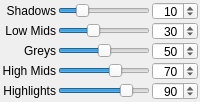
          <widget class="QWidget" name="5ToneTab">
        <attribute name="title">
          <string>5 Tone Narrow Curve</string>
        </attribute>

        <layout class="QGridLayout" name="gridLayout5curves">
          <property name="spacing">
            <number>2</number>
          </property>
          <property name="topMargin">
            <number>2</number>
          </property>
          <property name="leftMargin">
            <number>2</number>
          </property>
          <property name="rightMargin">
            <number>2</number>
          </property>
          <property name="bottomMargin">
            <number>2</number>
          </property>

          <!-- 5 shadows label -->
          <item row="0" column="0">
            <widget class="QLabel" name="bez_shadows_label">
              <property name="text">
                <string>Shadows</string>
              </property>
              <property name="alignment">
                <set>Qt::AlignRight|Qt::AlignTrailing|Qt::AlignVCenter</set>
              </property>
              <property name="wordWrap">
                <bool>false</bool>
              </property>
            </widget>
          </item>

          <!-- 5 shadows slider -->
          <item row="0" column="1">
            <widget class="QSlider" name="bez_shadows_slider">
              <property name="styleSheet">
                <string notr="true">QSlider::groove:horizontal {border-image: url(:/img/slider_5-1.png)0 18 0 18;}</string>
              </property>
              <property name="sizePolicy">
                <sizepolicy hsizetype="Preferred" vsizetype="Fixed">
                  <horstretch>1</horstretch>
                  <verstretch>0</verstretch>
                </sizepolicy>
              </property>
              <property name="minimumSize">
                <size>
                  <width>0</width>
                  <height>0</height>
                </size>
              </property>
              <property name="maximumSize">
                <size>
                  <width>32767</width>
                  <height>18</height>
                </size>
              </property>
              <property name="minimum">
                <number>-20</number>
              </property>
              <property name="maximum">
                <number>120</number>
              </property>
              <property name="value">
                <number>10</number>
              </property>
              <property name="singleStep">
                <number>1</number>
              </property>
              <property name="pageStep">
                <number>10</number>
              </property>
              <property name="orientation">
                <enum>Qt::Horizontal</enum>
              </property>
            </widget>
          </item>

          <!-- 5 shadows edit -->
          <item row="0" column="2">
            <widget class="QSpinBox" name="bez_shadows_edit">
              <property name="sizePolicy" >
                <sizepolicy vsizetype="Preferred" hsizetype="Preferred" >
                  <horstretch>1</horstretch>
                  <verstretch>0</verstretch>
                </sizepolicy>
              </property>
              <property name="minimumSize" >
                <size>
                  <width>46</width>
                  <height>18</height>
                </size>
              </property>
              <property name="maximumSize" >
                <size>
                  <width>46</width>
                  <height>18</height>
                </size>
              </property>
              <property name="minimum" >
                <number>-20</number>
              </property>
              <property name="maximum" >
                <number>120</number>
              </property>
              <property name="value" >
                <number>10</number>
              </property>
              <property name="alignment" >
                <set>Qt::AlignRight|Qt::AlignTrailing|Qt::AlignVCenter</set>
              </property>
            </widget>
          </item>

          <!-- 5 lowmids label -->
          <item row="1" column="0">
            <widget class="QLabel" name="bez_lowmids_label">
              <property name="text">
                <string>Low Mids</string>
              </property>
              <property name="alignment">
                <set>Qt::AlignRight|Qt::AlignTrailing|Qt::AlignVCenter</set>
              </property>
              <property name="wordWrap">
                <bool>false</bool>
              </property>
            </widget>
          </item>

          <!-- 5 lowmids slider -->
          <item row="1" column="1">
            <widget class="QSlider" name="bez_lowmids_slider">
              <property name="styleSheet">
                <string notr="true">QSlider::groove:horizontal {border-image: url(:/img/slider_5-2.png)0 18 0 18;}</string>
              </property>
              <property name="sizePolicy">
                <sizepolicy hsizetype="Preferred" vsizetype="Fixed">
                  <horstretch>1</horstretch>
                  <verstretch>0</verstretch>
                </sizepolicy>
              </property>
              <property name="minimumSize">
                <size>
                  <width>0</width>
                  <height>0</height>
                </size>
              </property>
              <property name="maximumSize">
                <size>
                  <width>32767</width>
                  <height>18</height>
                </size>
              </property>
              <property name="minimum">
                <number>-20</number>
              </property>
              <property name="maximum">
                <number>120</number>
              </property>
              <property name="value">
                <number>30</number>
              </property>
              <property name="singleStep">
                <number>1</number>
              </property>
              <property name="pageStep">
                <number>10</number>
              </property>
              <property name="orientation">
                <enum>Qt::Horizontal</enum>
              </property>
            </widget>
          </item>

          <!-- 5 lowmids edit -->
          <item row="1" column="2">
            <widget class="QSpinBox" name="bez_lowmids_edit">
              <property name="sizePolicy" >
                <sizepolicy vsizetype="Preferred" hsizetype="Preferred" >
                  <horstretch>1</horstretch>
                  <verstretch>0</verstretch>
                </sizepolicy>
              </property>
              <property name="minimumSize" >
                <size>
                  <width>46</width>
                  <height>18</height>
                </size>
              </property>
              <property name="maximumSize" >
                <size>
                  <width>46</width>
                  <height>18</height>
                </size>
              </property>
              <property name="minimum" >
                <number>-20</number>
              </property>
              <property name="maximum" >
                <number>120</number>
              </property>
              <property name="value" >
                <number>30</number>
              </property>
              <property name="alignment" >
                <set>Qt::AlignRight|Qt::AlignTrailing|Qt::AlignVCenter</set>
              </property>
            </widget>
          </item>

          <!-- 5 greys label -->
          <item row="2" column="0">
            <widget class="QLabel" name="bez_greys_label">
              <property name="text">
                <string>Greys</string>
              </property>
              <property name="alignment">
                <set>Qt::AlignRight|Qt::AlignTrailing|Qt::AlignVCenter</set>
              </property>
              <property name="wordWrap">
                <bool>false</bool>
              </property>
            </widget>
          </item>

          <!-- 5 greys slider -->
          <item row="2" column="1">
            <widget class="QSlider" name="bez_greys_slider">
              <property name="styleSheet">
                <string notr="true">QSlider::groove:horizontal {border-image: url(:/img/slider_5-3.png)0 18 0 18;}</string>
              </property>
              <property name="sizePolicy">
                <sizepolicy hsizetype="Preferred" vsizetype="Fixed">
                  <horstretch>1</horstretch>
                  <verstretch>0</verstretch>
                </sizepolicy>
              </property>
              <property name="minimumSize">
                <size>
                  <width>0</width>
                  <height>0</height>
                </size>
              </property>
              <property name="maximumSize">
                <size>
                  <width>32767</width>
                  <height>18</height>
                </size>
              </property>
              <property name="minimum">
                <number>-20</number>
              </property>
              <property name="maximum">
                <number>120</number>
              </property>
              <property name="value">
                <number>50</number>
              </property>
              <property name="singleStep">
                <number>1</number>
              </property>
              <property name="pageStep">
                <number>10</number>
              </property>
              <property name="orientation">
                <enum>Qt::Horizontal</enum>
              </property>
            </widget>
          </item>

          <!-- 5 greys edit -->
          <item row="2" column="2">
            <widget class="QSpinBox" name="bez_greys_edit">
              <property name="sizePolicy" >
                <sizepolicy vsizetype="Preferred" hsizetype="Preferred" >
                  <horstretch>1</horstretch>
                  <verstretch>0</verstretch>
                </sizepolicy>
              </property>
              <property name="minimumSize" >
                <size>
                  <width>46</width>
                  <height>18</height>
                </size>
              </property>
              <property name="maximumSize" >
                <size>
                  <width>46</width>
                  <height>18</height>
                </size>
              </property>
              <property name="minimum" >
                <number>-20</number>
              </property>
              <property name="maximum" >
                <number>120</number>
              </property>
              <property name="value" >
                <number>50</number>
              </property>
              <property name="alignment" >
                <set>Qt::AlignRight|Qt::AlignTrailing|Qt::AlignVCenter</set>
              </property>
            </widget>
          </item>

          <!-- 5 highmids label -->
          <item row="3" column="0">
            <widget class="QLabel" name="bez_highmids_label">
              <property name="text">
                <string>High Mids</string>
              </property>
              <property name="alignment">
                <set>Qt::AlignRight|Qt::AlignTrailing|Qt::AlignVCenter</set>
              </property>
              <property name="wordWrap">
                <bool>false</bool>
              </property>
            </widget>
          </item>

          <!-- 5 highmids slider -->
          <item row="3" column="1">
            <widget class="QSlider" name="bez_highmids_slider">
              <property name="styleSheet">
                <string notr="true">QSlider::groove:horizontal {border-image: url(:/img/slider_5-4.png)0 18 0 18;}</string>
              </property>
              <property name="sizePolicy">
                <sizepolicy hsizetype="Preferred" vsizetype="Fixed">
                  <horstretch>1</horstretch>
                  <verstretch>0</verstretch>
                </sizepolicy>
              </property>
              <property name="minimumSize">
                <size>
                  <width>0</width>
                  <height>0</height>
                </size>
              </property>
              <property name="maximumSize">
                <size>
                  <width>32767</width>
                  <height>18</height>
                </size>
              </property>
              <property name="minimum">
                <number>-20</number>
              </property>
              <property name="maximum">
                <number>120</number>
              </property>
              <property name="value">
                <number>70</number>
              </property>
              <property name="singleStep">
                <number>1</number>
              </property>
              <property name="pageStep">
                <number>10</number>
              </property>
              <property name="orientation">
                <enum>Qt::Horizontal</enum>
              </property>
            </widget>
          </item>

          <!-- 5 highmids edit -->
          <item row="3" column="2">
            <widget class="QSpinBox" name="bez_highmids_edit">
              <property name="sizePolicy" >
                <sizepolicy vsizetype="Preferred" hsizetype="Preferred" >
                  <horstretch>1</horstretch>
                  <verstretch>0</verstretch>
                </sizepolicy>
              </property>
              <property name="minimumSize" >
                <size>
                  <width>46</width>
                  <height>18</height>
                </size>
              </property>
              <property name="maximumSize" >
                <size>
                  <width>46</width>
                  <height>18</height>
                </size>
              </property>
              <property name="minimum" >
                <number>-20</number>
              </property>
              <property name="maximum" >
                <number>120</number>
              </property>
              <property name="value" >
                <number>70</number>
              </property>
              <property name="alignment" >
                <set>Qt::AlignRight|Qt::AlignTrailing|Qt::AlignVCenter</set>
              </property>
            </widget>
          </item>

          <!-- 5 highlights label -->
          <item row="4" column="0">
            <widget class="QLabel" name="bez_highlights_label">
              <property name="text">
                <string>Highlights</string>
              </property>
              <property name="alignment">
                <set>Qt::AlignRight|Qt::AlignTrailing|Qt::AlignVCenter</set>
              </property>
              <property name="wordWrap">
                <bool>false</bool>
              </property>
            </widget>
          </item>

          <!-- 5 highlights slider -->
          <item row="4" column="1">
            <widget class="QSlider" name="bez_highlights_slider">
              <property name="styleSheet">
                <string notr="true">QSlider::groove:horizontal {border-image: url(:/img/slider_5-5.png)0 18 0 18;}</string>
              </property>
              <property name="sizePolicy">
                <sizepolicy hsizetype="Preferred" vsizetype="Fixed">
                  <horstretch>1</horstretch>
                  <verstretch>0</verstretch>
                </sizepolicy>
              </property>
              <property name="minimumSize">
                <size>
                  <width>0</width>
                  <height>0</height>
                </size>
              </property>
              <property name="maximumSize">
                <size>
                  <width>32767</width>
                  <height>18</height>
                </size>
              </property>
              <property name="minimum">
                <number>-20</number>
              </property>
              <property name="maximum">
                <number>120</number>
              </property>
              <property name="value">
                <number>90</number>
              </property>
              <property name="singleStep">
                <number>1</number>
              </property>
              <property name="pageStep">
                <number>10</number>
              </property>
              <property name="orientation">
                <enum>Qt::Horizontal</enum>
              </property>
            </widget>
          </item>

          <!-- 5 highlights edit -->
          <item row="4" column="2">
            <widget class="QSpinBox" name="bez_highlights_edit">
              <property name="sizePolicy" >
                <sizepolicy vsizetype="Preferred" hsizetype="Preferred" >
                  <horstretch>1</horstretch>
                  <verstretch>0</verstretch>
                </sizepolicy>
              </property>
              <property name="minimumSize" >
                <size>
                  <width>46</width>
                  <height>18</height>
                </size>
              </property>
              <property name="maximumSize" >
                <size>
                  <width>46</width>
                  <height>18</height>
                </size>
              </property>
              <property name="minimum" >
                <number>-20</number>
              </property>
              <property name="maximum" >
                <number>120</number>
              </property>
              <property name="value" >
                <number>90</number>
              </property>
              <property name="alignment" >
                <set>Qt::AlignRight|Qt::AlignTrailing|Qt::AlignVCenter</set>
              </property>
            </widget>
          </item>
        </layout>
      </widget>
